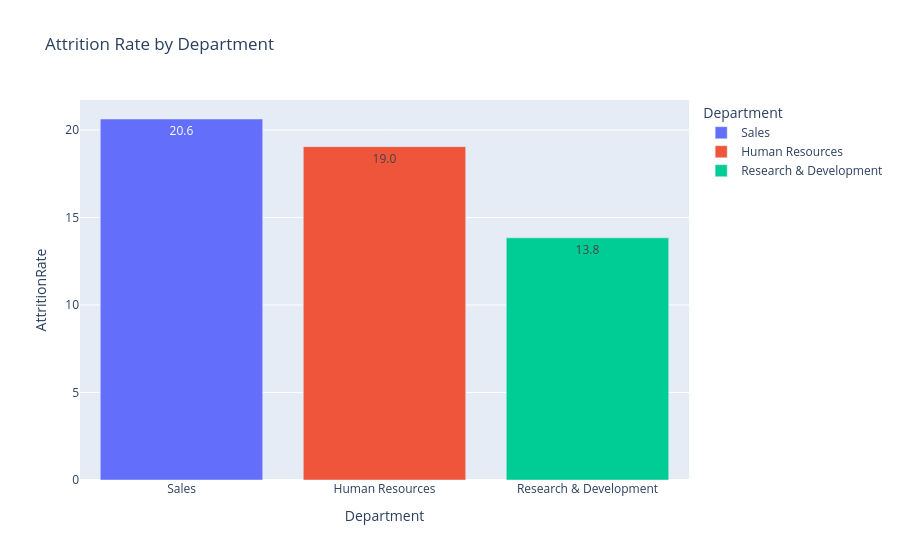

Here is the notebook cell this chart was saved with:
### Code cell
fig = px.bar(
    department_attrition,
    x="Department",
    y="AttritionRate",
    color="Department",
    text_auto=".1f",
    title="Attrition Rate by Department"
)

fig.show()

### Figure 1 — Plotly figure (JSON) as saved in the notebook; plotly's stock layout.template omitted (floating-point values rounded to 4 significant figures)
{"data": [{"hovertemplate": "Department=%{x}<br>AttritionRate=%{y}<extra></extra>", "legendgroup": "Sales", "marker": {"color": "#636efa", "pattern": {"shape": ""}}, "name": "Sales", "orientation": "v", "showlegend": true, "textposition": "auto", "texttemplate": "%{y:.1f}", "type": "bar", "x": ["Sales"], "xaxis": "x", "y": [20.63], "yaxis": "y"}, {"hovertemplate": "Department=%{x}<br>AttritionRate=%{y}<extra></extra>", "legendgroup": "Human Resources", "marker": {"color": "#EF553B", "pattern": {"shape": ""}}, "name": "Human Resources", "orientation": "v", "showlegend": true, "textposition": "auto", "texttemplate": "%{y:.1f}", "type": "bar", "x": ["Human Resources"], "xaxis": "x", "y": [19.05], "yaxis": "y"}, {"hovertemplate": "Department=%{x}<br>AttritionRate=%{y}<extra></extra>", "legendgroup": "Research & Development", "marker": {"color": "#00cc96", "pattern": {"shape": ""}}, "name": "Research & Development", "orientation": "v", "showlegend": true, "textposition": "auto", "texttemplate": "%{y:.1f}", "type": "bar", "x": ["Research & Development"], "xaxis": "x", "y": [13.84], "yaxis": "y"}], "layout": {"barmode": "relative", "legend": {"title": {"text": "Department"}, "tracegroupgap": 0}, "title": {"text": "Attrition Rate by Department"}, "xaxis": {"anchor": "y", "categoryarray": ["Sales", "Human Resources", "Research & Development"], "categoryorder": "array", "domain": [0, 1], "title": {"text": "Department"}}, "yaxis": {"anchor": "x", "domain": [0, 1], "title": {"text": "AttritionRate"}}}}
